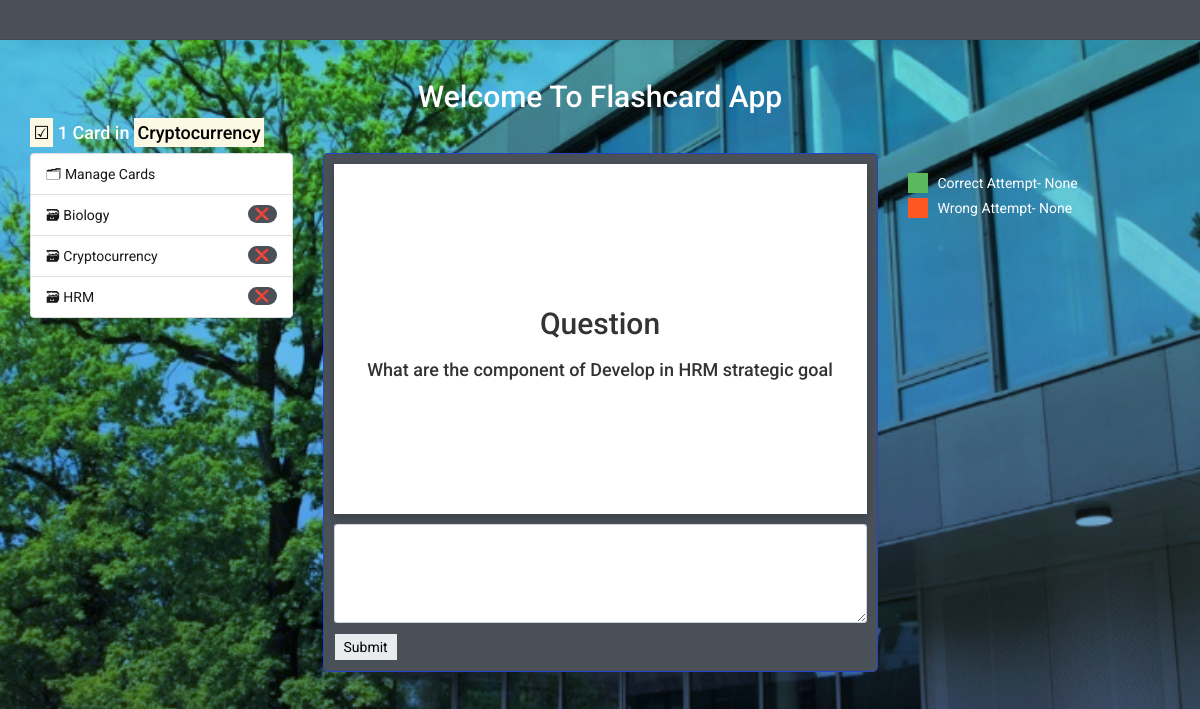
Screenshot of /deck/Cryptocurrency with the database file from the repository.
### cards/models.py (models this page shows, shortened)
class Card(models.Model):
    question = models.TextField()
    answer = models.TextField()
    deck = models.ForeignKey(Deck, on_delete=models.CASCADE)
    box = models.IntegerField(
        choices=zip(BOXES, BOXES),
        default=BOXES[0],
    )
    date_created = models.DateTimeField(auto_now_add=True)

class Deck(models.Model):
    name = models.CharField(max_length=100)
    def __str__(self):
        return self.name

### cards/views.py (the view, shortened to what this page needs)
class BoxView(CardListView):
    template_name = "cards/box.html"
    form_class = CardCheckForm
    def get_queryset(self):
        card_ids = filter_learning_history()
        logger = logging.getLogger(__name__)
        logger.info(f"card_ids: {card_ids}")
        deck = Deck.objects.get(name=self.kwargs["deck"])
        return Card.objects.filter(deck=deck).exclude(id__in=card_ids)
    def get_context_data(self, **kwargs):
        context = super().get_context_data(**kwargs)
        card_list = list(self.get_queryset())
        if self.object_list:
            context["check_card"] = random.choice(self.object_list)
        return context

### cards/templatetags/cards_tags.py (called while the page is built)
@register.inclusion_tag("cards/box_links.html")
@register.inclusion_tag("cards/box_links.html")
def decks_as_links():
    decks = Deck.objects.all()
    return {'decks':decks}

### cards/views.py (called while the page is built)
def filter_learning_history():
    time_threshold = timezone.now() - timedelta(hours=48)
    recent_known_records = LearningHistory.objects.filter(
        queried_at__gte=time_threshold,
        known=True
    )
    card_counts = recent_known_records.values('card').annotate(card_count=Count('card')).filter(card_count__gte=2)
    print( card_counts)
    card_ids = [entry['card'] for entry in card_counts]
    filtered_records = LearningHistory.objects.filter(card__in=card_ids, queried_at__gte=time_threshold, known=True)
    return card_ids

    def get_context_data(self, **kwargs):
        context = super().get_context_data(**kwargs)
        name = self.request.session.get('name')
        wrong = self.request.session.get('wrong')
        correct = self.request.session.get('correct')
        context['name'] = name
        context['wrong'] = wrong
        context['correct'] = correct
        return context

### cards/templates/cards/box.html
{% extends "cards/base.html" %}
{% load humanize %}
{% block content %}
    <h4><mark>&#x2611;</mark> <span class="mywhite"> {{ object_list | length }} Card{{ object_list | pluralize }} in </span><span><mark>{{check_card.deck}}</mark></span></h4>
    {% if check_card %}
        {% include "cards/card.html" with card=check_card %}
    {% else %}
    {% include "cards/card.html" with card=check_card %}
    {% endif %}
{% endblock content %}

### cards/templates/cards/card.html (shortened to what this page needs)
<div class="row">
    <div class="col-md-3">
        {% include "navigation.html" %}
    </div>
    <div class="col-md-6">
       <article>
       <div class="row">
        <div class="col-md-12 center">
            <div class="flip-card">
                <div class="flip-card-inner">
                    <div class="flip-card-front">
                        <h2>
                            {% if card.question %}
                             Question
                             {% else %}
                             No Question Yet
                            {% endif %}
                            </h2>
                        <h4>{{ card.question }}</h4>
                    </div>
                    <div class="flip-card-back">
                        <h2>Reveal Answer</h2>
                        <h4 class="cardanswer">{{ card.answer }}</h4>
                    </div>
                </div>
            </div>
        </div>
       </div>
            {% if check_card %}
                <div class="row">
                    <div class="col-md-12 ">
                        <textarea class="" id="tryanswer" rows="3"></textarea>
                    </div>
                </div>
            <div class="row" >
                <div class="col-md-4 ">
                <button type="button" id="revealanswer" class="reaveal">Submit</button>
               </div>
            <div class="col-md-4" >
            </div>
             <div class="col-md-4 justify-content-end" >
                 </div>
            </div>
            {% endif %}
        </article>
    </div>
    <div class="col-md-3">
        <div class="legend">
            <div class="legend-item">
                <span class="color-box1"></span>
                <span class="legend-text mywhite">Correct Attempt- {{ correct }}</span>
            </div>
            <div class="legend-item">
                <span class="color-box2"></span>
                <span class="legend-text mywhite">Wrong Attempt- {{ wrong}}</span>
            </div>
    </div>
</div>

### cards/templates/cards/box_links.html (shortened to what this page needs)
{% load humanize %}
{% for deck in decks %}
<li class="list-group-item d-flex justify-content-between align-items-center">
    <a href="{% url 'deck' deck=deck.name %}">
        🗃 {{ deck  }}
    </a>
    <a data-id="{{deck.id}}" data-name="{{ deck.name }}" class="myBtn badge badge-primary badge-pill" >❌</a>
  </li>
{% endfor %}

### cards/static/css/styles.css (style rules this page uses)
body { position: relative; margin: 0; padding: 0; height: 100vh; display: block; background-image: url('../image/bg1.jpeg'), linear-gradient(to bottom, rgba(0, 255, 234, 0.5), rgba(0, 70, 255, 0.5)); background-size: cover, cover; background-position: center, center; background-blend-mode: multiply; background-repeat: no-repeat; font-family: 'Roboto', sans-serif; background-attachment: fixed; }
.flip-card { background-color: transparent; height: 350px; perspective: 1000px; }
.flip-card-inner { position: relative; width: 100%; height: 100%; text-align: center; transition: transform 0.6s; transform-style: preserve-3d; box-shadow: 0 4px 8px 0 rgba(0, 0, 0, 0.2); }
.flip-card-front, .flip-card-back { position: absolute; width: 100%; height: 100%; backface-visibility: hidden; display: flex; justify-content: center; align-items: center; flex-direction: column; }
.flip-card-front { background-color: #fff; color: linear-gradient(rgb(35, 0, 33, 0.5) 50%, rgb(0, 10, 35, 0.5) 500%); padding: 8px; font-weight: bold; }
.flip-card-back { background-color: #fff; color: linear-gradient(rgb(35, 0, 33, 0.5) 50%, rgb(0, 10, 35, 0.5) 500%); transform: rotateY(180deg); font-weight: bold; padding: 8px; }
.reaveal { border: 1px solid var(--primary-color); background-color: #e9ecef; color: black; padding: .5rem .9rem; line-height: normal; text-decoration: none; }
.mywhite { color: white; }
.badge { display: inline-block; min-width: 10px; padding: 3px 7px; font-size: 12px; font-weight: 700; line-height: 1; color: #fff; text-align: center; white-space: nowrap; vertical-align: middle; background-color: var(--primary-color) !important; border-radius: 10px; }
article, fieldset, dialog { border: 1px solid #2644c9; border-radius: 5px; margin-bottom: 1rem; padding: 1rem; background: var(--primary-color) !important; }
.legend { margin-top: 20px; display: flex; flex-direction: column; align-items: flex-start; }
.legend-item { display: flex; align-items: center; margin-bottom: 5px; }
.color-box1 { width: 20px; height: 20px; display: inline-block; margin-right: 10px; background-color: var(--secondary-color) }
.color-box2 { width: 20px; height: 20px; display: inline-block; margin-right: 10px; background-color: var(--accent-color) }
.legend-text { font-size: 14px; }

### cards/templates/cards/base.html (style rules this page uses)
:root { --primary-color: #495057; --secondary-color: #5cb85c; --accent-color: #FF5722; }
a,a:visited { color: white; }
.list-group-item a { color: #181818; }
textarea { width: 100%; height: 99px; margin: auto; margin-top: 10px; margin-bottom: 10px; display: block; padding: .375rem .75rem; font-size: 1.5rem; line-height: 1.5; color: #495057; background-color: #fff; background-clip: padding-box; border: 1px solid #ced4da; border-radius: .25rem; transition: border-color .15s ease-in-out, box-shadow .15s ease-in-out; }
article { z-index: 1 }

### rows the page displays
Card: deck "Cryptocurrency", question "What are the component of Develop in HRM strategic goal"
Deck: name "Biology"
Deck: name "Cryptocurrency"
Deck: name "HRM"

### other values shown
{{ object_list | length }} "1"
{{ correct }} "None"
{{ wrong }} "None"
